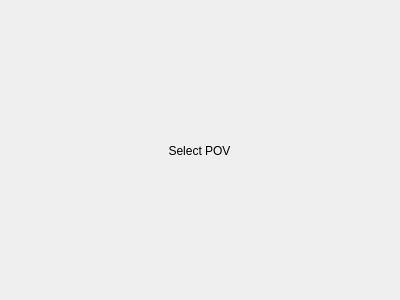
<?xml version="1.0" encoding="UTF-8"?>
<ui version="4.0">
 <class>CharacterAvatar</class>
 <widget class="QWidget" name="CharacterAvatar">
  <property name="geometry">
   <rect>
    <x>0</x>
    <y>0</y>
    <width>400</width>
    <height>300</height>
   </rect>
  </property>
  <property name="windowTitle">
   <string>Form</string>
  </property>
  <layout class="QVBoxLayout" name="verticalLayout">
   <property name="spacing">
    <number>0</number>
   </property>
   <property name="leftMargin">
    <number>0</number>
   </property>
   <property name="topMargin">
    <number>0</number>
   </property>
   <property name="rightMargin">
    <number>0</number>
   </property>
   <property name="bottomMargin">
    <number>0</number>
   </property>
   <item>
    <widget class="QWidget" name="wdgPovFrame" native="true">
     <layout class="QVBoxLayout" name="verticalLayout_15">
      <property name="spacing">
       <number>0</number>
      </property>
      <property name="leftMargin">
       <number>0</number>
      </property>
      <property name="topMargin">
       <number>1</number>
      </property>
      <property name="rightMargin">
       <number>0</number>
      </property>
      <property name="bottomMargin">
       <number>0</number>
      </property>
      <item alignment="Qt::AlignHCenter|Qt::AlignVCenter">
       <widget class="QToolButton" name="btnPov">
        <property name="cursor">
         <cursorShape>PointingHandCursor</cursorShape>
        </property>
        <property name="toolTip">
         <string>Select point of view character</string>
        </property>
        <property name="styleSheet">
         <string notr="true">QToolButton {
	border: 0px;
}
QToolButton::menu-indicator {width:0px;}</string>
        </property>
        <property name="text">
         <string>Select POV</string>
        </property>
        <property name="iconSize">
         <size>
          <width>118</width>
          <height>118</height>
         </size>
        </property>
        <property name="popupMode">
         <enum>QToolButton::InstantPopup</enum>
        </property>
        <property name="toolButtonStyle">
         <enum>Qt::ToolButtonTextUnderIcon</enum>
        </property>
       </widget>
      </item>
     </layout>
    </widget>
   </item>
  </layout>
 </widget>
 <resources/>
 <connections/>
</ui>
